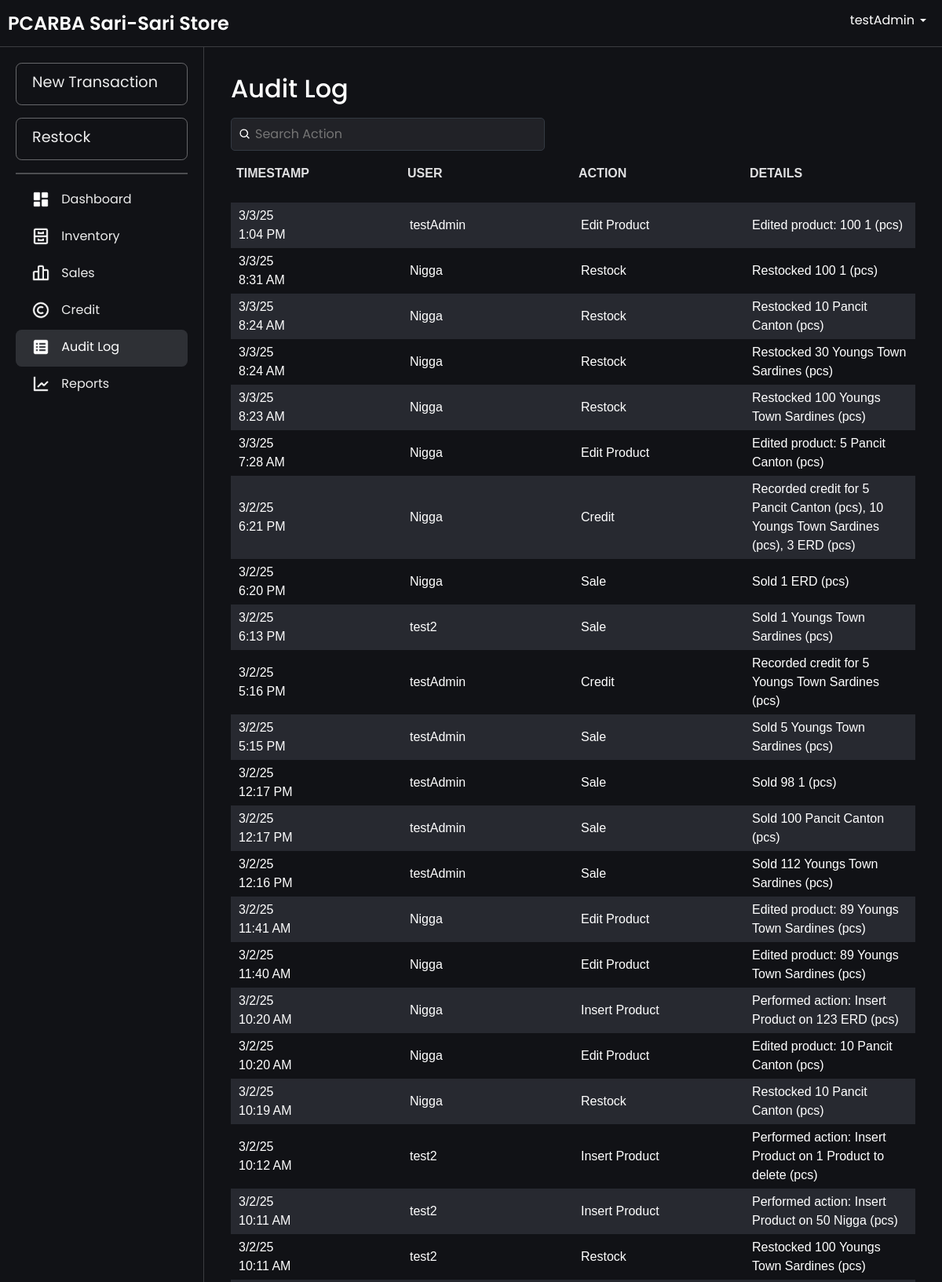
The page /audit_logs.php (signed in, upper part) on the database its author committed.
### tables this page shows
CREATE TABLE `audit_logs` (
  `logId` int(11) NOT NULL AUTO_INCREMENT,
  `action` varchar(50) NOT NULL COMMENT 'Type of action (e.g., Add Product, Restock, Sale, etc.)',
  `details` text DEFAULT NULL COMMENT 'Details of the action (e.g., JSON or descriptive text)',
  `userId` int(11) NOT NULL COMMENT 'User who performed the action',
  `timestamp` timestamp NOT NULL DEFAULT current_timestamp() COMMENT 'Time of the action',
  PRIMARY KEY (`logId`),
  KEY `users_audit_logs` (`userId`),
  CONSTRAINT `users_audit_logs` FOREIGN KEY (`userId`) REFERENCES `users` (`userId`) ON DELETE CASCADE
);

CREATE TABLE `users` (
  `userId` int(11) NOT NULL AUTO_INCREMENT,
  `username` varchar(50) NOT NULL,
  `password` varchar(255) NOT NULL,
  `login_count` int(11) DEFAULT 0,
  PRIMARY KEY (`userId`),
  UNIQUE KEY `username` (`username`)
);

### htdocs/audit_logs.php (the view, shortened to what this page needs)
<?php
include 'db.php';
$query = "SELECT a.logId, a.action, a.details, a.timestamp, u.username
          FROM audit_logs a
          JOIN users u ON a.userId = u.userId
          ORDER BY a.timestamp DESC";
$result = $conn->query($query);
$logs = $result->fetch_all(MYSQLI_ASSOC);
?>
<!DOCTYPE html>
<html lang="en">
<head>
    <link rel="stylesheet" href="css/bootstrap.min.css">
    <link rel="stylesheet" href="css/layer1.css">
</head>
<body>
    <?php include 'navbar.php'; ?>
    <div class="main-content fade-in">
        <div class="container">
            <div class="header-container">
                <h2>Audit Log</h2>
                <div class="search-container">
                    <div class="search-wrapper">
                        <img src="images/search-icon.png" alt="Search" class="search-icon">
                        <input type="text" id="searchBar" placeholder="Search Action" onkeyup="filterLogs(); toggleClearIcon();">
                    </div>
                </div>
            </div>
            <div class="table-wrapper">
                <table id="logsTable" width="100%">
                    <thead>
                        <tr align="left">
                            <th>Timestamp</th>
                            <th>User</th>
                            <th>Action</th>
                            <th>Details</th>
                        </tr>
                    </thead>
                    <tbody>
                        <?php if (empty($logs)) { ?>
                            <tr>
                                <td colspan="4" style="text-align: center;">No logs found.</td>
                            </tr>
                        <?php } else { ?>
                            <?php foreach ($logs as $log) {
                                $date = !empty($log['timestamp'])
                                    ? date("n/j/y", strtotime($log['timestamp'])) . "<br>" . date("g:i A", strtotime($log['timestamp']))
                                    : 'N/A';
                            ?>
                                <tr>
                                    <td><?php echo $date; ?></td>
                                    <td><?php echo htmlspecialchars($log['username']); ?></td>
                                    <td><?php echo htmlspecialchars($log['action']); ?></td>
                                    <td><?php echo htmlspecialchars($log['details']); ?></td>
                                </tr>
                            <?php } ?>
                        <?php } ?>
                    </tbody>
                </table>
            </div>
        </div>
    </div>
</body>
</html>

### htdocs/css/layer1.css (style rules this page uses)
.fade-in { animation: fadeInAnimation ease .1s; -webkit-animation: fadeInAnimation ease 1s; -moz-animation: fadeInAnimation ease 1s; -o-animation: fadeInAnimation ease 1s; -ms-animation: fadeInAnimation ease 1s; }
body { background-color: rgb(17, 18, 22); font-family: "Poppins", serif; color: white; }

### htdocs/audit_logs.php (style rules this page uses)
.search-container { margin-top: 10px; display: flex; justify-content: space-between; align-items: center; gap: 10px; position: relative; width: 100%; }
.header-container { display: flex; align-items: center; flex-wrap: wrap; flex-direction: row; justify-content: space-between; position: relative; padding: 10px; }
.search-wrapper { display: flex; align-items: center; position: relative; width: 100%; max-width: 400px; }
.search-wrapper .search-icon { position: absolute; left: 10px; width: 16px; height: 16px; }
.search-wrapper input { padding: 8px 8px 8px 30px; width: 100%; border-radius: 5px; border: 1px solid #333942; background-color: rgba(33, 34, 39, 255); color: #f7f7f8; }
.table-wrapper { overflow-x: auto; }
.table-wrapper { scroll-behavior: smooth; height: 70vh; overflow-y: auto; position: relative; padding: 10px; padding-top: 0; }
table { font-family: Arial, Helvetica, sans-serif; width: 100%; border-collapse: separate; border-spacing: 0 10px; table-layout: fixed; }
table thead { position: sticky; top: 0; z-index: 10; background-color: #1f1f1f; }
table tbody tr:nth-child(odd) { background-color: #272930; }
table tbody tr:nth-child(even) { background-color: rgb(17, 18, 22); }
table th { padding: 7px; background-color: rgb(17, 18, 22); color: rgba(247, 247, 248, 0.9); font-weight: bold; text-transform: uppercase; font-size: 1rem; box-shadow: 0 4px 8px rgba(0, 0, 0, 0.83); padding-bottom: 25px; }
table td { padding: 5px 10px; font-size: 1rem; margin: 0 5px; }
table tr { background-color: transparent; }

### htdocs/navbar.php (style rules this page uses)
html, body { margin: 0; padding: 0; width: 100%; height: 100%; overflow-x: hidden; }
body { display: grid; grid-template-rows: 60px 1fr; grid-template-columns: 260px 1fr; height: 100vh; overflow: hidden; margin: 0; }
.main-content { grid-row: 2 / -1; grid-column: 2 / -1; padding: 24px 24px; overflow-y: auto; transition: margin-left 0.3s; margin: 0; }
.container { width: 100%; padding: 0; margin: 0 auto; }

### rows shown on the page
audit_logs: timestamp "3/3/25", timestamp "1:04 PM", userId.username "testAdmin", action "Edit Product", details "Edited product: 100 1 (pcs)"
audit_logs: timestamp "3/3/25", timestamp "8:31 AM", userId.username "Nigga", action "Restock", details "Restocked 100 1 (pcs)"
audit_logs: timestamp "3/3/25", timestamp "8:24 AM", userId.username "Nigga", action "Restock", details "Restocked 10 Pancit Canton (pcs)"
audit_logs: timestamp "3/3/25", timestamp "8:24 AM", userId.username "Nigga", action "Restock", details "Restocked 30 Youngs Town Sardines (pcs)"
audit_logs: timestamp "3/3/25", timestamp "8:23 AM", userId.username "Nigga", action "Restock", details "Restocked 100 Youngs Town Sardines (pcs)"
audit_logs: timestamp "3/3/25", timestamp "7:28 AM", userId.username "Nigga", action "Edit Product", details "Edited product: 5 Pancit Canton (pcs)"
audit_logs: timestamp "3/2/25", timestamp "6:21 PM", userId.username "Nigga", action "Credit", details "Recorded credit for 5 Pancit Canton (pcs), 10 Youngs Town Sardines (pcs), 3 ERD (pcs)"
audit_logs: timestamp "3/2/25", timestamp "6:20 PM", userId.username "Nigga", action "Sale", details "Sold 1 ERD (pcs)"
audit_logs: timestamp "3/2/25", timestamp "6:13 PM", userId.username "test2", action "Sale", details "Sold 1 Youngs Town Sardines (pcs)"
audit_logs: timestamp "3/2/25", timestamp "5:16 PM", userId.username "testAdmin", action "Credit", details "Recorded credit for 5 Youngs Town Sardines (pcs)"
audit_logs: timestamp "3/2/25", timestamp "5:15 PM", userId.username "testAdmin", action "Sale", details "Sold 5 Youngs Town Sardines (pcs)"
audit_logs: timestamp "3/2/25", timestamp "12:17 PM", userId.username "testAdmin", action "Sale", details "Sold 98 1 (pcs)"
audit_logs: timestamp "3/2/25", timestamp "12:17 PM", userId.username "testAdmin", action "Sale", details "Sold 100 Pancit Canton (pcs)"
audit_logs: timestamp "3/2/25", timestamp "12:16 PM", userId.username "testAdmin", action "Sale", details "Sold 112 Youngs Town Sardines (pcs)"
audit_logs: timestamp "3/2/25", timestamp "11:41 AM", userId.username "Nigga", action "Edit Product", details "Edited product: 89 Youngs Town Sardines (pcs)"
audit_logs: timestamp "3/2/25", timestamp "11:40 AM", userId.username "Nigga", action "Edit Product", details "Edited product: 89 Youngs Town Sardines (pcs)"
audit_logs: timestamp "3/2/25", timestamp "10:20 AM", userId.username "Nigga", action "Insert Product", details "Performed action: Insert Product on 123 ERD (pcs)"
audit_logs: timestamp "3/2/25", timestamp "10:20 AM", userId.username "Nigga", action "Edit Product", details "Edited product: 10 Pancit Canton (pcs)"
audit_logs: timestamp "3/2/25", timestamp "10:19 AM", userId.username "Nigga", action "Restock", details "Restocked 10 Pancit Canton (pcs)"
audit_logs: timestamp "3/2/25", timestamp "10:12 AM", userId.username "test2", action "Insert Product", details "Performed action: Insert Product on 1 Product to delete (pcs)"
audit_logs: timestamp "3/2/25", timestamp "10:11 AM", userId.username "test2", action "Insert Product", details "Performed action: Insert Product on 50 Nigga (pcs)"
audit_logs: timestamp "3/2/25", timestamp "10:11 AM", userId.username "test2", action "Restock", details "Restocked 100 Youngs Town Sardines (pcs)"

### other values the page prints
$_SESSION['username'] "testAdmin"
